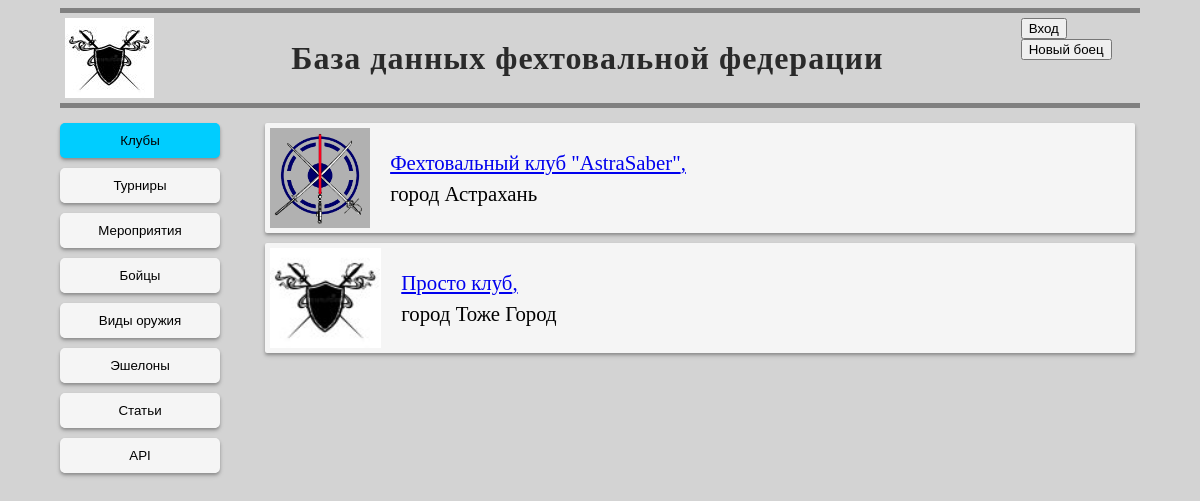
Page /clubs/ on the committed database.
### mainpage/models.py (models this page shows, shortened)
class Clubs(models.Model):
    class Meta:
        verbose_name = 'Клуб'
        verbose_name_plural = 'Клубы'
    owner = models.ForeignKey(User, on_delete=models.SET_NULL, blank=True, null=True, related_name='club_owner')
    managers = models.ManyToManyField(User, related_name='club_managers')
    long_name = models.CharField(max_length=200, blank=False, null=False,)
    short_name = models.CharField(max_length=50, blank=False, null=False,)
    city = models.CharField(max_length=30, blank=False, null=False,)
    emblem = models.ImageField(upload_to='images')
    description = models.TextField(blank=True, null=True)
    def get_emblem(self):
        if self.emblem and hasattr(self.emblem, 'url'):
            return self.emblem.url
        else:
            return '/media/images/common/site-emblem.jpg'

### clublist/views.py (the view)
# urls.py: path('', views.clubs_list),
def clubs_list(request):
    clubs = Clubs.objects.all().order_by('city')
    context = {
        'clubs': clubs,
    }
    return render(request, 'clublist/clubs_list.html', context)

### templates/clublist/clubs_list.html
{% extends  'base.html' %}
{% block nav %}
		<button class="nav_button nav_button_active" onclick="location.href='..'">Клубы</button>
		<button class="nav_button" onclick="location.href='/tournaments/'">Турниры</button>
		<button class="nav_button" onclick="location.href='#'">Мероприятия</button>
		<button class="nav_button" onclick="location.href='/fighters/'">Бойцы</button>
        <button class="nav_button" onclick="location.href='/info/weapons/'">Виды оружия</button>
        <button class="nav_button" onclick="location.href='/info/divisions/'">Эшелоны</button>
		<button class="nav_button" onclick="location.href='#'">Статьи</button>
		<button class="nav_button" onclick="location.href='/info/apiinfo/'">API</button>
{% endblock nav %}
{% block main %}
    {% for club in clubs %}
        <div class="data_card" >
            <div class="inline_emblem">
                <a href="{{ club.id }}"><img src="{{ club.get_emblem }}" alt="Ошибка при загрузке изображения" height="100%"></a>
            </div>
            <div class="inline_data">
                <div><a href="{{ club.id }}">{{club.long_name}},</a></div>
                <div>город {{ club.city }}</div>
            </div>
        </div>
    {% endfor %}
{% endblock %}

### media/base.css (style rules this page uses)
* { box-sizing: border-box; }
body { background-color: lightgray; max-width: 1200px; margin-left: 5vw; margin-right: 5vw; }
.nav_button { padding-top: 10px; padding-bottom: 10px; margin-top: 5px; margin-bottom: 5px; width: 80%; min-width: 105px; font-weight: 500; background-color: #F5F5F5; border-style: solid; border-top-style: none; border-bottom-style: none; border-left-width: thick; border-right-width: thick; border-color: #F5F5F5; border-radius: 5px; box-shadow: 0 3px 5px rgba(0, 0, 0, 0.12), 0 2px 3px rgba(0, 0, 0, 0.24); text-decoration: none; text-align: center; transition-duration: 0.5s; transition-property: border-color; }
.nav_button_active { background-color: #00CDFF; border-color: #00CDFF; }
.data_card { width: 100%; margin: 5px; display: flex; justify-content: flex-start; padding-left: 5px; padding-right: 5px; background-color: #F5F5F5; border-style: none; border-width: thin; border-radius: 2px; box-shadow: 0 3px 5px rgba(0, 0, 0, 0.12), 0 2px 3px rgba(0, 0, 0, 0.24); }
.inline_emblem { max-height: content-box; height: 100px; margin-top: 5px; margin-bottom: 5px; }
.inline_data { width: 100%; display: flex; margin-left: 20px; line-height: 1.5em; flex-direction: column; justify-content: center; align-items: flex-start; }

### rows in the picture
Clubs: get_emblem (picture), long_name "Фехтовальный клуб \"AstraSaber\"", city "Астрахань"
Clubs: shows a picture, long_name "Просто клуб", city "Тоже Город"
